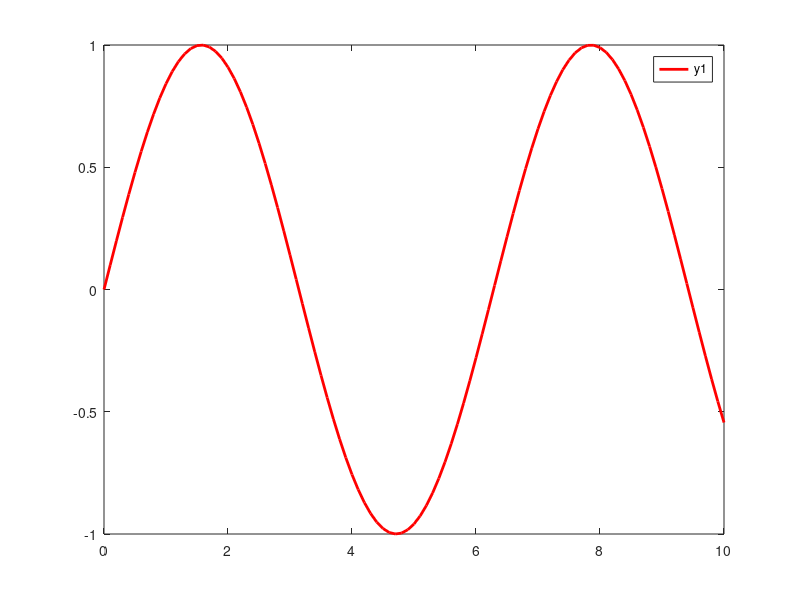

The MATLAB source for this figure: (Note: this script raises an error after producing the figure.)
x=0:0.1:10;

%% part 1
y1=sin(x);
figure;
plot(x,y1,'r', 'LineWidth',2);hold on
A=legend('y1');
A.FontSize=14;
title(strcat('The excercice : ',num2str(1)));
xlabel('x')
ylabel('y=f(x)')
set(gca,'fontsize',16)


%% part 1
y2=cos(x);
figure;
plot(x,y1,'r', 'LineWidth',2);hold on
plot(x,y2,'k', 'LineWidth',2);hold on

A=legend('y1','y2');
A.FontSize=14;
title(strcat('The excercice : ',num2str(1)));
xlabel('x')
set(gca,'fontsize',16)




